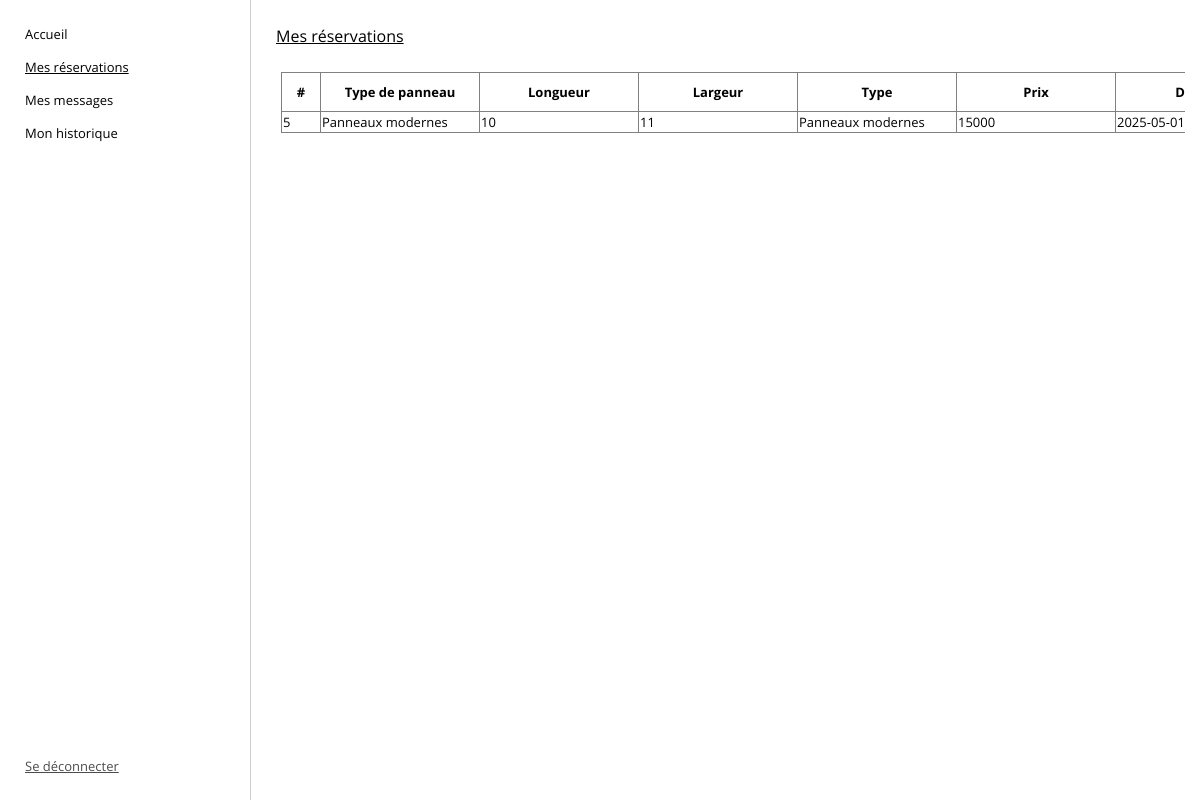
Screenshot of /views/client/mes-reservations.php (signed in) with the database file from the repository.
### tables this page shows
CREATE TABLE IF NOT EXISTS `panneau` (
  `id` int NOT NULL AUTO_INCREMENT,
  `emplacement` varchar(100) NOT NULL,
  `longueur` float NOT NULL,
  `largeur` float NOT NULL,
  `type` varchar(25) NOT NULL,
  `etat` varchar(25) NOT NULL,
  `prix` int NOT NULL,
  `description` text NOT NULL,
  `reservation_id` int NOT NULL,
  PRIMARY KEY (`id`),
  KEY `reservation_id` (`reservation_id`)
);

CREATE TABLE IF NOT EXISTS `reservation` (
  `id` int NOT NULL AUTO_INCREMENT,
  `date_deb` date NOT NULL,
  `date_fin` date NOT NULL,
  `statut` varchar(25) NOT NULL,
  `montant` int NOT NULL,
  `client_id` int NOT NULL,
  PRIMARY KEY (`id`),
  KEY `client_id` (`client_id`)
);

### views/reservation/reservationList.php (the view, shortened to what this page needs)
<?php
require_once "../../app/connect.php";
$id = $_SESSION['id'];
$query = "
    select * from reservation
    inner join panneau on reservation.id = panneau.reservation_id
    where client_id = '$id'
";
$result = $cnx->query($query);
$rows = $result->fetch_all(MYSQLI_ASSOC);
?>
<span class="title">Mes réservations</span>
<div style="width: 100%; overflow-x: scroll; padding: 25px 5px" class="scrollable">
    <table border="1" style="border-collapse: collapse;">
        <thead>
        <th style="min-width: 30px; padding: 1px 4px">#</th>
        <th style="min-width: 150px; padding: 1px 4px">Type de panneau</th>
        <th style="min-width: 150px; padding: 1px 4px">Longueur</th>
        <th style="min-width: 150px; padding: 1px 4px">Largeur</th>
        <th style="min-width: 150px; padding: 1px 4px">Type</th>
        <th style="min-width: 150px; padding: 1px 4px">Prix</th>
        <th style="min-width: 150px; padding: 1px 4px">Durée</th>
        </thead>
        <tbody>
        <?php foreach ($rows as $row): ?>
            <tr>
                <td><?= $row['id'] ?></td>
                <td><?= $row['type'] ?></td>
                <td><?= $row['longueur'] ?></td>
                <td><?= $row['largeur'] ?></td>
                <td><?= $row['type'] ?></td>
                <td><?= $row['prix'] ?></td>
                <td><?= $row['date_deb'] . ' - ' . $row['date_fin'] ?></td>
            </tr>
        <?php endforeach; ?>
        </tbody>
    </table>
</div>

### public/css/style.css (style rules this page uses)
body { font-family: "Literata", "Montserrat", "Open Sans", serif; font-size: 13px; margin: 0; padding: 0; }

### public/css/layout.css (style rules this page uses)
.layout .content .content-block .title { font-weight: 500; font-size: 16px; text-decoration: underline; }

### rows the page displays
panneau: id "5", type "Panneaux modernes", longueur "10", largeur "11", prix "15000", reservation.date_deb "2025-05-01…"
